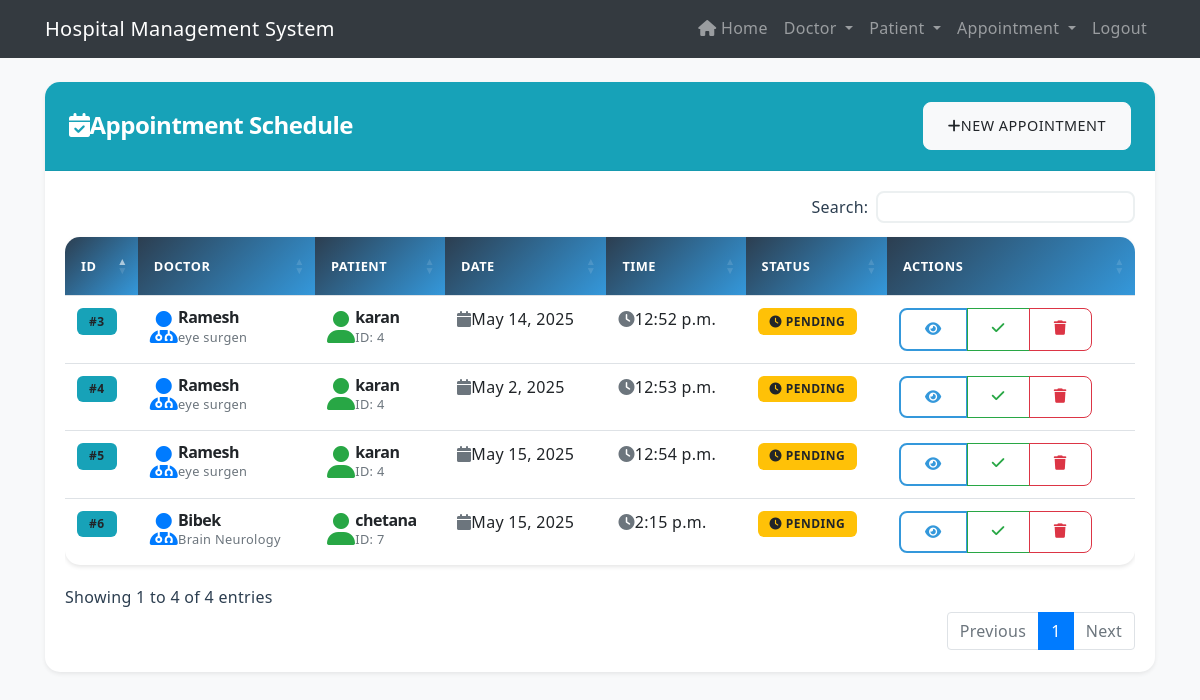
The page /view_appointment/ (signed in) on the database its author committed.
### hospital/models.py (models this page shows, shortened)
class Appointment(models.Model):
    doctor = models.ForeignKey(Doctor, on_delete=models.CASCADE)
    patient = models.ForeignKey(Patient, on_delete=models.CASCADE)
    date1 = models.DateField()
    time1 = models.TimeField()

class Doctor(models.Model):
    name= models.CharField(max_length=50)
    mobile= models.CharField(max_length=10)
    special=models.CharField(max_length=50)

class Patient(models.Model):
    name = models.CharField(max_length=50)
    gender= models.CharField(max_length=10)
    mobile= models.CharField(null=True)
    address= models.CharField(max_length=100)

### hospital/views.py (the view)
# urls.py: path('view_appointment/', View_Appointment, name='view_appointment'),
def View_Appointment(request):
    if not request.user.is_staff:
        return redirect('login')
    apt = Appointment.objects.all().select_related('doctor', 'patient')
    print("Number of appointments:", apt.count())
    for appointment in apt:
        print(f"Appointment ID: {appointment.id}")
        print(f"Doctor: {appointment.doctor.name if appointment.doctor else 'None'}")
        print(f"Patient: {appointment.patient.name if appointment.patient else 'None'}")
        print(f"Date: {appointment.date1}")
        print(f"Time: {appointment.time1}")
        print("---")
    d = {'apt': apt}
    return render(request, 'view_appointment.html', d)

### hospital/templates/view_appointment.html (shortened to what this page needs)
{% extends 'nav_bar.html' %}
{% load static %}
{% block body %}
<div class="container py-4">
    <div class="card shadow-sm">
        <div class="card-header bg-info text-white d-flex justify-content-between align-items-center">
            <h4 class="mb-0"><i class="fas fa-calendar-check me-2"></i>Appointment Schedule</h4>
            <a href="{% url 'add_appointment' %}" class="btn btn-light btn-sm">
                <i class="fas fa-plus me-2"></i>New Appointment
            </a>
        </div>
        <div class="card-body">
            <div class="table-responsive">
                <table class="table table-hover" id="example">
                    <thead>
                        <tr>
                            <th>ID</th>
                            <th>Doctor</th>
                            <th>Patient</th>
                            <th>Date</th>
                            <th>Time</th>
                            <th>Status</th>
                            <th>Actions</th>
                        </tr>
                    </thead>
                    <tbody>
                        {% for i in apt %}
                        <tr>
                            <td>
                                <span class="badge bg-info">#{{ i.id }}</span>
                            </td>
                            <td>
                                <div class="d-flex align-items-center">
                                    <div class="avatar-sm me-2">
                                        <i class="fas fa-user-md fa-2x text-primary"></i>
                                    </div>
                                    <div>
                                        <h6 class="mb-0">{{ i.doctor.name }}</h6>
                                        <small class="text-muted">{{ i.doctor.special }}</small>
                                    </div>
                                </div>
                            </td>
                            <td>
                                <div class="d-flex align-items-center">
                                    <div class="avatar-sm me-2">
                                        <i class="fas fa-user fa-2x text-success"></i>
                                    </div>
                                    <div>
                                        <h6 class="mb-0">{{ i.patient.name }}</h6>
                                        <small class="text-muted">ID: {{ i.patient.id }}</small>
                                    </div>
                                </div>
                            </td>
                            <td>
                                <div class="d-flex align-items-center">
                                    <i class="fas fa-calendar text-muted me-2"></i>
                                    {{ i.date1 }}
                                </div>
                            </td>
                            <td>
                                <div class="d-flex align-items-center">
                                    <i class="fas fa-clock text-muted me-2"></i>
                                    {{ i.time1 }}
                                </div>
                            </td>
                            <td>
                                <span class="badge bg-warning">
                                    <i class="fas fa-clock me-1"></i>
                                    Pending
                                </span>
                            </td>
                            <td>
                                <div class="btn-group">
                                    <a href="#" class="btn btn-sm btn-outline-primary" title="View Details">
                                        <i class="fas fa-eye"></i>
                                    </a>
                                    <a href="#" class="btn btn-sm btn-outline-success" title="Confirm">
                                        <i class="fas fa-check"></i>
                                    </a>
                                    <a href="{% url 'delete_appointment' i.id %}"
                                       onclick="return confirm('Are you sure you want to delete this appointment?')"
                                       class="btn btn-sm btn-outline-danger" title="Delete">
                                        <i class="fas fa-trash"></i>
                                    </a>
                                </div>
                            </td>
                        </tr>
                        {% endfor %}
                    </tbody>
                </table>
            </div>
        </div>
    </div>
</div>
{% endblock %}

### hospital/templates/nav_bar.html (shortened to what this page needs)
{% load static %}
<html>
<head>
    <link rel="stylesheet" href="https://maxcdn.bootstrapcdn.com/bootstrap/4.3.1/css/bootstrap.min.css">
    <link rel="stylesheet" href="https://cdnjs.cloudflare.com/ajax/libs/font-awesome/6.7.2/css/all.min.css"
/>
    <link rel="stylesheet" type="text/css" href="{% static 'css/style.css' %}">
<link rel="stylesheet" href="https://cdn.datatables.net/1.10.20/css/dataTables.bootstrap4.min.css">
<link rel="stylesheet" href="https://cdn.datatables.net/buttons/1.6.1/css/buttons.bootstrap4.min.css">
</head>
<body>
<nav class="navbar navbar-expand-sm bg-dark navbar-dark">
    <div class="container">
        <a class="navbar-brand" href="#">Hospital Management System</a>
        <div class="collapse navbar-collapse" id="myMenu">
            <ul class="navbar-nav text-center ml-auto">
                {% if request.user.is_authenticated %}
                    <a class="nav-link" href="{% url 'home' %}"><i class="fa-solid fa-house"></i> Home </a>
                    <li class="nav-item dropdown">
                        <a class="nav-link dropdown-toggle" data-toggle="dropdown" href="#">Doctor </a>
                    </li>
                      <li class="nav-item dropdown">
                        <a class="nav-link dropdown-toggle" data-toggle="dropdown" href="#">Patient </a>
                    </li>
                    <li class="nav-item dropdown">
                        <a class="nav-link dropdown-toggle" data-toggle="dropdown" href="#">Appointment </a>
                    </li>
                    <li class="nav-item">
                        <a class="nav-link" href="{% url 'logout' %}">Logout </a>
                    </li>
                {% endif %}
            </ul>
        </div>
    </div>
</nav>
{% block body %}
{% endblock %}
</body>
</html>

### hospital/static/css/style.css (style rules this page uses)
:root { --primary-color: #2c3e50; --secondary-color: #3498db; --accent-color: #e74c3c; --success-color: #2ecc71; --warning-color: #f1c40f; --danger-color: #e74c3c; --light-color: #ecf0f1; --dark-color: #2c3e50; --gray-color: #95a5a6; --white-color: #ffffff; --gradient-primary: linear-gradient(135deg, var(--primary-color), var(--secondary-color)); --gradient-success: linear-gradient(135deg, #27ae60, var(--success-color)); --gradient-warning: linear-gradient(135deg, #f39c12, var(--warning-color)); --gradient-danger: linear-gradient(135deg, #c0392b, var(--danger-color)); --box-shadow-sm: 0 2px 4px rgba(0,0,0,0.1); --box-shadow-md: 0 4px 6px rgba(0,0,0,0.1); --box-shadow-lg: 0 10px 15px rgba(0,0,0,0.1); --transition-base: all 0.3s ease; }
body { font-family: 'Segoe UI', Tahoma, Geneva, Verdana, sans-serif; line-height: 1.6; color: var(--dark-color); background-color: #f8f9fa; letter-spacing: 0.3px; }
h1, h2, h3, h4, h5, h6 { font-weight: 600; letter-spacing: -0.5px; margin-bottom: 1rem; }
.card { border: none; border-radius: 15px; box-shadow: var(--box-shadow-sm); transition: var(--transition-base); background: var(--white-color); overflow: hidden; }
.card-header { background: var(--white-color); border-bottom: 1px solid rgba(0,0,0,0.05); padding: 1.25rem 1.5rem; }
.table { background-color: var(--white-color); border-radius: 15px; overflow: hidden; margin-bottom: 0; box-shadow: var(--box-shadow-sm); }
.table thead th { background: var(--gradient-primary); color: var(--white-color); border: none; padding: 1.25rem 1rem; font-weight: 600; text-transform: uppercase; font-size: 0.8rem; letter-spacing: 0.5px; }
.table-hover tbody tr { transition: var(--transition-base); }
.btn { padding: 0.75rem 1.5rem; border-radius: 8px; font-weight: 500; transition: var(--transition-base); text-transform: uppercase; letter-spacing: 0.5px; font-size: 0.9rem; }
.btn-outline-primary { border: 2px solid var(--secondary-color); color: var(--secondary-color); }
.badge { padding: 0.6em 1em; font-weight: 600; border-radius: 6px; text-transform: uppercase; letter-spacing: 0.5px; font-size: 0.75rem; }

### rows shown on the page
Appointment: id "3", doctor.name "Ramesh", doctor.special "eye surgen", patient.name "karan", patient.id "4", date1 "May 14, 2025", time1 "12:52 p.m."
Appointment: id "4", doctor.name "Ramesh", doctor.special "eye surgen", patient.name "karan", patient.id "4", date1 "May 2, 2025", time1 "12:53 p.m."
Appointment: id "5", doctor.name "Ramesh", doctor.special "eye surgen", patient.name "karan", patient.id "4", date1 "May 15, 2025", time1 "12:54 p.m."
Appointment: id "6", doctor.name "Bibek", doctor.special "Brain Neurology", patient.name "chetana", patient.id "7", date1 "May 15, 2025", time1 "2:15 p.m."
